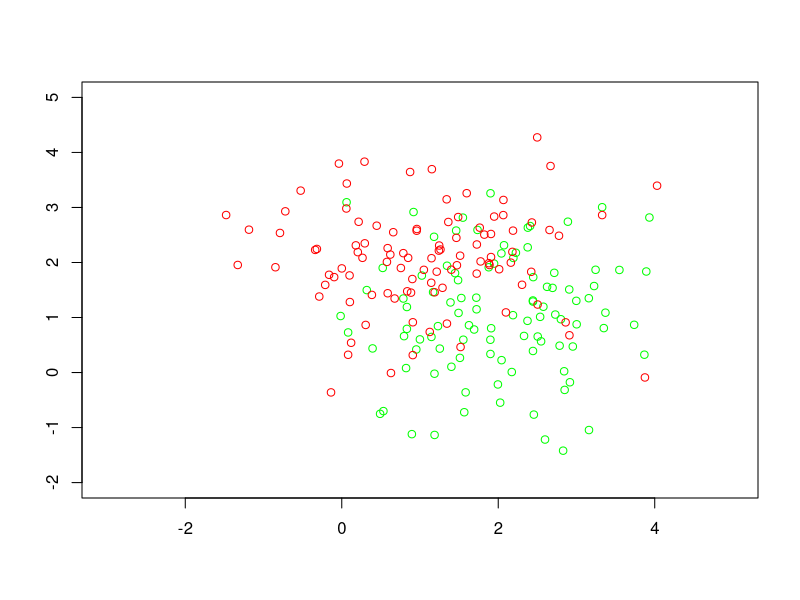

Generate this figure with R:
#Data from Homework 4###############
library(mvtnorm)
library(MASS)
set.seed(2000)
mu_g = c(2,1)
mu_r = c(1,2)
generate_dots = function(n_samp){
  d = cbind(rmvnorm(n_samp,c(2,1)),rep(0,n_samp))
  d = rbind(d,cbind(rmvnorm(n_samp,c(1,2)),rep(1,n_samp)))
  colnames(d) = c("x1","x2","y")
  return(data.frame(d))
}
n_train = 100
dtrain = generate_dots(n_train)
plot(NULL,NULL,xlim=c(-3,5),ylim=c(-2,5),xlab="",ylab="")
points(subset(dtrain,y==0)[,-3],col="green")
points(subset(dtrain,y==1)[,-3],col="red")

set.seed(2014)
n_test = 500
dtest = generate_dots(n_test)
####################################

clas_err = function(ans,est){
  result = table(ans,est)
  b_fp = result[1,2]/sum(result[1,])
  b_fn = result[2,1]/sum(result[2,])
  b_mc = (result[1,2]+result[2,1])/sum(result)
  output = c(b_fp,b_fn,b_mc)
  names(output) = c("False Positive","False Negative","Classfication Error")
  return(output)
}


fit_lda = lda(y~x1+x2,data = dtrain)
pre_train_lda = predict(fit_lda,dtrain)$class
pre_test_lda = predict(fit_lda,dtest)$class
clas_err(dtrain$y,pre_train_lda)
clas_err(dtest$y,pre_test_lda)


fit_log = glm(y~x1+x2,family = binomial(link="logit"),data = dtrain)
pre_train_log = ifelse(fit_log$fitted.values>0.5,1,0)
pre_test_log = ifelse(predict(fit_log,dtest,type="response")>0.5,1,0)
clas_err(dtrain$y,pre_train_log)
clas_err(dtest$y,pre_test_log)



